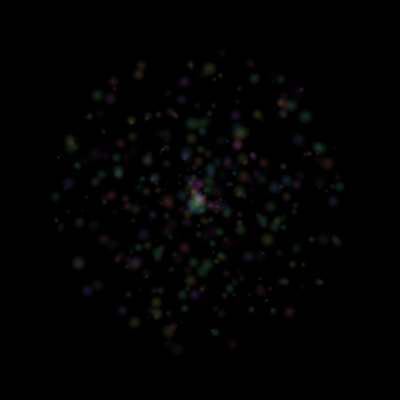
Frame 1 (no input)
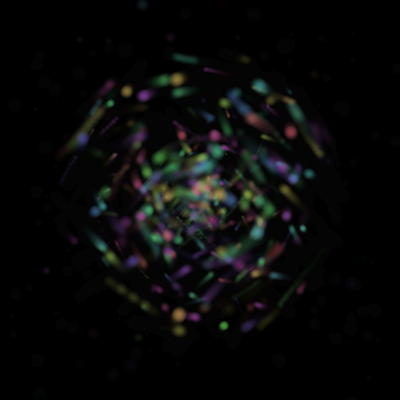
Frame 60 (the mouse pressed at the canvas centre just before this capture)
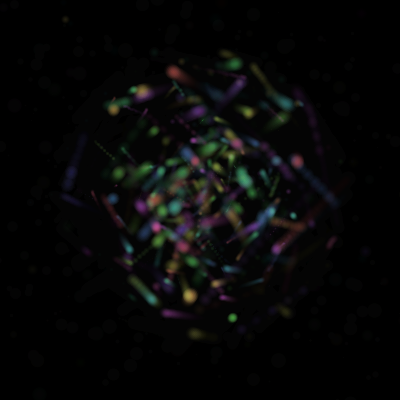
Frame 120 (the mouse held since frame 60 and released just before this capture)

The Processing sketch that drew these frames (run headless with seeded random() and noise(); from frame 60 on, the mouse is pressed at the canvas centre):

// Processing sketch: processing_78116
// ── processing_78116.pde

int MAX_DOTS = 500;
ArrayList<Dot> dots = new ArrayList<Dot>();
 
void setup() {
  size(400, 400);
  colorMode(HSB, 360, 100, 100);
  background(0);
  smooth();
  for (int i = 0; i < MAX_DOTS;i++) {
    dots.add(new Dot());
  }
}
 
void draw() {
  //background(0);
  fill(0, 30);
  noStroke();
  rect(0, 0, width, height);
 
  pushMatrix();
  translate(width/2, height/2);
  for (Dot dot :dots) {
    dot.move().display();
  }
  popMatrix();
}
class Dot {
  float SPEED = 1;
  float ch;
  float r;
  float t;
  float theta;
  float range1 = 150;
  float range2;
  PVector vector;
  PVector momentum;
   
  Dot() {
    float pm1 = (random(1)> 0.5)? 1: -1;
    float pm2 = (random(1)> 0.5)? 1: -1;
    float x_spd = pm1 * random(SPEED/10, SPEED);
    float y_spd = pm2 * random(SPEED/10, SPEED);
    range2 = random(range1);
    theta = random(TWO_PI);
    t = random(TWO_PI);
    ch = random(360);
    r = random(1, 15);
    vector = new PVector(range2*cos(theta), range2*sin(theta));
    momentum = new PVector(x_spd,y_spd);
  }
 
  Dot display() {
    for (int i = 0; i < 5;i++) {
      strokeWeight(r-(r/5*i));
      stroke(ch, 50+i*5, 100, 10 * abs(sin(t)));
      point(vector.x, vector.y);
    }
    return this;
  }
  Dot move() {
    vector.add(momentum);
    t += 0.05;
    if (vector.mag() > range2) {
      momentum.mult(-2);
    }
    return this;
  }
}
